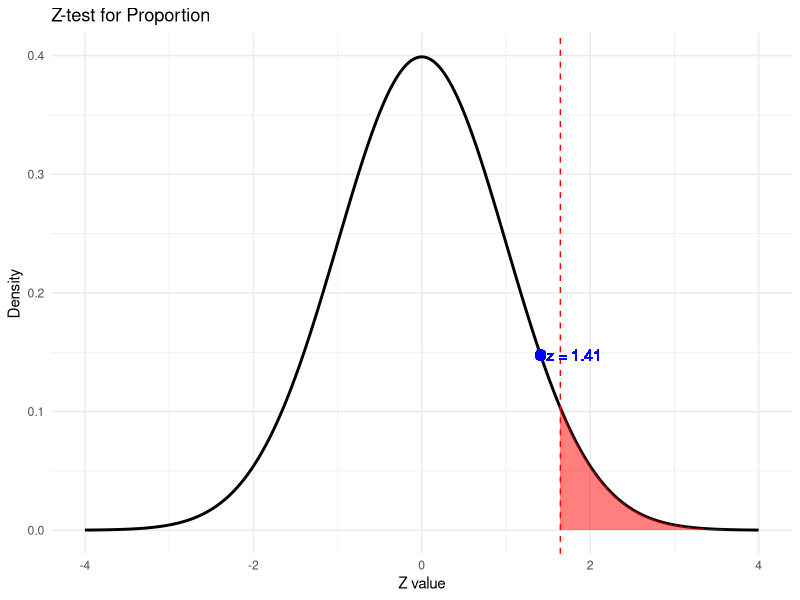

Here is the R script that generated this plot:
library(ggplot2)

# Significance Tests for a Proportion
# Example: In the year 2010, the poverty rate in the United
# States was around 15%. In 2011, the rate was measured at
# 15.13% with a sample size of 150,000, as reported by the
# United States Census Bureau. Does the poverty rate increase
# during 2010 and 2011?

# Given data
p0 <- 0.15          # Proportion in 2010
p_hat <- 0.1513     # Proportion in 2011
n <- 150000         # Sample size in 2011

# Null hypothesis: p = 0.15 (poverty rate did not increase)
# Alternative hypothesis: p > 0.15 (poverty rate increased)

# Calculate the test statistic (z)
z <- (p_hat - p0) / sqrt(p0 * (1 - p0) / n)
cat("Test statistic (z):", z, "\n")

# Calculate the p-value for one-sided test
p_value <- 1 - pnorm(z)
cat("P-value:", p_value, "\n")

# Prepare data for ggplot
x <- seq(-4, 4, length=1000)
y <- dnorm(x)
df <- data.frame(x = x, y = y)

# Critical value for 0.05 significance level
z_critical <- qnorm(0.95)

# Plot using ggplot2
ggplot(df, aes(x = x, y = y)) +
  geom_line(size = 1) +
  geom_ribbon(data = subset(df, x >= z_critical), aes(ymax = y), ymin = 0, fill = "red", alpha = 0.5) +
  geom_vline(xintercept = z_critical, linetype = "dashed", color = "red") +
  geom_point(aes(x = z, y = dnorm(z)), color = "blue", size = 3) +
  geom_text(aes(x = z, y = dnorm(z), label = paste0("z = ", round(z, 3))), hjust = -0.1, color = "blue") +
  labs(title = "Z-test for Proportion",
       x = "Z value",
       y = "Density") +
  theme_minimal()

# Conclusion at significance level alpha = 0.05
if (p_value < 0.05) {
  cat("Reject the null hypothesis: There is evidence that the poverty rate increased from 2010 to 2011.\n")
} else {
  cat("Fail to reject the null hypothesis: There is not enough evidence to conclude the poverty rate increased.\n")
}

